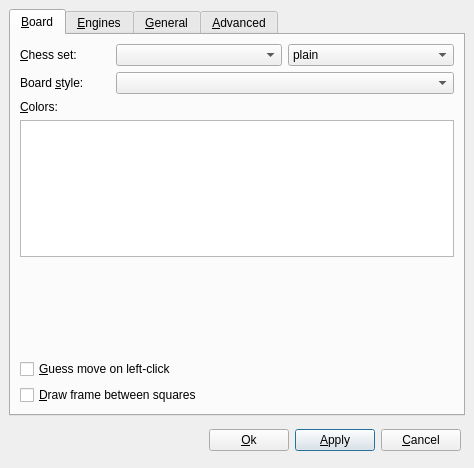
<?xml version="1.0" encoding="UTF-8"?>
<ui version="4.0">
 <class>PreferencesDialog</class>
 <widget class="QDialog" name="PreferencesDialog">
  <property name="geometry">
   <rect>
    <x>0</x>
    <y>0</y>
    <width>474</width>
    <height>468</height>
   </rect>
  </property>
  <property name="windowTitle">
   <string>Preferences</string>
  </property>
  <property name="modal">
   <bool>true</bool>
  </property>
  <layout class="QGridLayout">
   <property name="margin">
    <number>9</number>
   </property>
   <property name="spacing">
    <number>6</number>
   </property>
   <item row="1" column="0">
    <layout class="QHBoxLayout">
     <property name="spacing">
      <number>6</number>
     </property>
     <property name="margin">
      <number>4</number>
     </property>
     <item>
      <spacer>
       <property name="orientation">
        <enum>Qt::Horizontal</enum>
       </property>
       <property name="sizeType">
        <enum>QSizePolicy::Expanding</enum>
       </property>
       <property name="sizeHint" stdset="0">
        <size>
         <width>121</width>
         <height>29</height>
        </size>
       </property>
      </spacer>
     </item>
     <item>
      <widget class="QPushButton" name="okButton">
       <property name="text">
        <string>&amp;Ok</string>
       </property>
       <property name="default">
        <bool>true</bool>
       </property>
      </widget>
     </item>
     <item>
      <widget class="QPushButton" name="applyButton">
       <property name="text">
        <string>&amp;Apply</string>
       </property>
       <property name="default">
        <bool>true</bool>
       </property>
      </widget>
     </item>
     <item>
      <widget class="QPushButton" name="cancelButton">
       <property name="text">
        <string>&amp;Cancel</string>
       </property>
      </widget>
     </item>
    </layout>
   </item>
   <item row="0" column="0">
    <widget class="QTabWidget" name="tabWidget">
     <property name="autoFillBackground">
      <bool>false</bool>
     </property>
     <property name="currentIndex">
      <number>0</number>
     </property>
     <widget class="QWidget" name="tabGeneral">
      <attribute name="title">
       <string>&amp;Board</string>
      </attribute>
      <layout class="QGridLayout">
       <property name="margin">
        <number>9</number>
       </property>
       <property name="spacing">
        <number>6</number>
       </property>
       <item row="0" column="0">
        <widget class="QLabel" name="pieceThemeLabel">
         <property name="text">
          <string>&amp;Chess set:</string>
         </property>
         <property name="buddy">
          <cstring>pieceThemeCombo</cstring>
         </property>
        </widget>
       </item>
       <item row="0" column="2">
        <layout class="QHBoxLayout">
         <property name="spacing">
          <number>6</number>
         </property>
         <property name="margin">
          <number>0</number>
         </property>
         <item>
          <widget class="QComboBox" name="pieceThemeCombo">
           <property name="sizePolicy">
            <sizepolicy hsizetype="MinimumExpanding" vsizetype="Fixed">
             <horstretch>0</horstretch>
             <verstretch>0</verstretch>
            </sizepolicy>
           </property>
          </widget>
         </item>
         <item>
          <widget class="QComboBox" name="pieceEffect">
           <property name="sizePolicy">
            <sizepolicy hsizetype="MinimumExpanding" vsizetype="Fixed">
             <horstretch>0</horstretch>
             <verstretch>0</verstretch>
            </sizepolicy>
           </property>
           <item>
            <property name="text">
             <string>plain</string>
            </property>
           </item>
           <item>
            <property name="text">
             <string>outline</string>
            </property>
           </item>
           <item>
            <property name="text">
             <string>outline+shadow</string>
            </property>
           </item>
          </widget>
         </item>
        </layout>
       </item>
       <item row="3" column="0" colspan="3">
        <widget class="ColorList" name="boardColorsList"/>
       </item>
       <item row="6" column="0" colspan="3">
        <widget class="QCheckBox" name="boardFrameCheck">
         <property name="text">
          <string>&amp;Draw frame between squares</string>
         </property>
        </widget>
       </item>
       <item row="5" column="0" colspan="3">
        <widget class="QCheckBox" name="guessMoveCheck">
         <property name="text">
          <string>&amp;Guess move on left-click</string>
         </property>
        </widget>
       </item>
       <item row="4" column="1">
        <spacer>
         <property name="orientation">
          <enum>Qt::Vertical</enum>
         </property>
         <property name="sizeType">
          <enum>QSizePolicy::Expanding</enum>
         </property>
         <property name="sizeHint" stdset="0">
          <size>
           <width>20</width>
           <height>150</height>
          </size>
         </property>
        </spacer>
       </item>
       <item row="1" column="0">
        <widget class="QLabel" name="boardThemeLabel">
         <property name="text">
          <string>Board &amp;style:</string>
         </property>
         <property name="buddy">
          <cstring>boardThemeCombo</cstring>
         </property>
        </widget>
       </item>
       <item row="1" column="2">
        <widget class="QComboBox" name="boardThemeCombo">
         <property name="sizePolicy">
          <sizepolicy hsizetype="MinimumExpanding" vsizetype="Fixed">
           <horstretch>0</horstretch>
           <verstretch>0</verstretch>
          </sizepolicy>
         </property>
        </widget>
       </item>
       <item row="2" column="0" colspan="2">
        <widget class="QLabel" name="label">
         <property name="text">
          <string>&amp;Colors:</string>
         </property>
         <property name="buddy">
          <cstring>boardColorsList</cstring>
         </property>
        </widget>
       </item>
      </layout>
     </widget>
     <widget class="QWidget" name="tabEngines">
      <attribute name="title">
       <string>&amp;Engines</string>
      </attribute>
      <layout class="QGridLayout">
       <property name="margin">
        <number>9</number>
       </property>
       <property name="spacing">
        <number>6</number>
       </property>
       <item row="1" column="0">
        <widget class="QWidget" name="engineEditWidget" native="true">
         <property name="sizePolicy">
          <sizepolicy hsizetype="Preferred" vsizetype="Maximum">
           <horstretch>0</horstretch>
           <verstretch>0</verstretch>
          </sizepolicy>
         </property>
         <layout class="QGridLayout">
          <property name="margin">
           <number>9</number>
          </property>
          <property name="spacing">
           <number>6</number>
          </property>
          <item row="4" column="3">
           <spacer>
            <property name="orientation">
             <enum>Qt::Horizontal</enum>
            </property>
            <property name="sizeHint" stdset="0">
             <size>
              <width>40</width>
              <height>20</height>
             </size>
            </property>
           </spacer>
          </item>
          <item row="4" column="2">
           <widget class="QRadioButton" name="engineProtocolWinBoard">
            <property name="text">
             <string>WinBoard</string>
            </property>
           </widget>
          </item>
          <item row="4" column="1">
           <widget class="QRadioButton" name="engineProtocolUCI">
            <property name="text">
             <string>UCI</string>
            </property>
           </widget>
          </item>
          <item row="1" column="4">
           <widget class="QToolButton" name="commandButton">
            <property name="text">
             <string>...</string>
            </property>
           </widget>
          </item>
          <item row="3" column="4">
           <widget class="QToolButton" name="directoryButton">
            <property name="text">
             <string>...</string>
            </property>
           </widget>
          </item>
          <item row="0" column="0">
           <widget class="QLabel" name="label_6">
            <property name="text">
             <string>Name:</string>
            </property>
           </widget>
          </item>
          <item row="1" column="0">
           <widget class="QLabel" name="label_3">
            <property name="text">
             <string>Command:</string>
            </property>
           </widget>
          </item>
          <item row="2" column="0">
           <widget class="QLabel" name="label_5">
            <property name="text">
             <string>Options:</string>
            </property>
           </widget>
          </item>
          <item row="3" column="0">
           <widget class="QLabel" name="label_2">
            <property name="text">
             <string>Directory:</string>
            </property>
           </widget>
          </item>
          <item row="2" column="1" colspan="4">
           <widget class="QLineEdit" name="engineOptions"/>
          </item>
          <item row="0" column="1" colspan="4">
           <widget class="QLineEdit" name="engineName"/>
          </item>
          <item row="4" column="0">
           <widget class="QLabel" name="label_4">
            <property name="sizePolicy">
             <sizepolicy hsizetype="Maximum" vsizetype="Maximum">
              <horstretch>0</horstretch>
              <verstretch>0</verstretch>
             </sizepolicy>
            </property>
            <property name="text">
             <string>Protocol:</string>
            </property>
           </widget>
          </item>
          <item row="1" column="1" colspan="3">
           <widget class="QLineEdit" name="engineCommand">
            <property name="minimumSize">
             <size>
              <width>300</width>
              <height>0</height>
             </size>
            </property>
           </widget>
          </item>
          <item row="3" column="1" colspan="3">
           <widget class="QLineEdit" name="engineDirectory">
            <property name="minimumSize">
             <size>
              <width>300</width>
              <height>0</height>
             </size>
            </property>
           </widget>
          </item>
         </layout>
        </widget>
       </item>
       <item row="0" column="0">
        <layout class="QGridLayout">
         <property name="margin">
          <number>0</number>
         </property>
         <property name="spacing">
          <number>6</number>
         </property>
         <item row="3" column="1">
          <widget class="QPushButton" name="engineDownButton">
           <property name="text">
            <string>Down</string>
           </property>
          </widget>
         </item>
         <item row="0" column="0" rowspan="5">
          <widget class="QListWidget" name="engineList">
           <property name="editTriggers">
            <set>QAbstractItemView::NoEditTriggers</set>
           </property>
           <property name="dragEnabled">
            <bool>false</bool>
           </property>
           <property name="movement">
            <enum>QListView::Static</enum>
           </property>
           <property name="sortingEnabled">
            <bool>false</bool>
           </property>
          </widget>
         </item>
         <item row="1" column="1">
          <widget class="QPushButton" name="deleteEngineButton">
           <property name="text">
            <string>Remove</string>
           </property>
          </widget>
         </item>
         <item row="0" column="1">
          <widget class="QPushButton" name="addEngineButton">
           <property name="text">
            <string>Add...</string>
           </property>
          </widget>
         </item>
         <item row="4" column="1">
          <spacer>
           <property name="orientation">
            <enum>Qt::Vertical</enum>
           </property>
           <property name="sizeHint" stdset="0">
            <size>
             <width>20</width>
             <height>40</height>
            </size>
           </property>
          </spacer>
         </item>
         <item row="2" column="1">
          <widget class="QPushButton" name="engineUpButton">
           <property name="text">
            <string>Up</string>
           </property>
          </widget>
         </item>
        </layout>
       </item>
      </layout>
     </widget>
     <widget class="QWidget" name="tabPlayers">
      <attribute name="title">
       <string>&amp;General</string>
      </attribute>
      <layout class="QGridLayout">
       <item row="0" column="0">
        <widget class="QCheckBox" name="tablebaseCheck">
         <property name="text">
          <string>Use online tablebase servers</string>
         </property>
        </widget>
       </item>
       <item row="1" column="0">
        <widget class="QCheckBox" name="quitCheck">
         <property name="text">
          <string>Confirm before quit</string>
         </property>
        </widget>
       </item>
       <item row="2" column="0">
        <spacer>
         <property name="orientation">
          <enum>Qt::Vertical</enum>
         </property>
         <property name="sizeType">
          <enum>QSizePolicy::Expanding</enum>
         </property>
         <property name="sizeHint" stdset="0">
          <size>
           <width>20</width>
           <height>161</height>
          </size>
         </property>
        </spacer>
       </item>
      </layout>
     </widget>
     <widget class="QWidget" name="tab">
      <attribute name="title">
       <string>&amp;Advanced</string>
      </attribute>
      <layout class="QGridLayout" name="gridLayout">
       <item row="0" column="0">
        <widget class="QLabel" name="label_7">
         <property name="text">
          <string>&amp;Edit PGN files smaller than:</string>
         </property>
         <property name="buddy">
          <cstring>limitSpin</cstring>
         </property>
        </widget>
       </item>
       <item row="0" column="1">
        <widget class="QSpinBox" name="limitSpin">
         <property name="suffix">
          <string> MB</string>
         </property>
         <property name="minimum">
          <number>1</number>
         </property>
         <property name="maximum">
          <number>100</number>
         </property>
         <property name="value">
          <number>10</number>
         </property>
        </widget>
       </item>
       <item row="1" column="0">
        <spacer name="verticalSpacer">
         <property name="orientation">
          <enum>Qt::Vertical</enum>
         </property>
         <property name="sizeHint" stdset="0">
          <size>
           <width>20</width>
           <height>329</height>
          </size>
         </property>
        </spacer>
       </item>
      </layout>
     </widget>
    </widget>
   </item>
  </layout>
 </widget>
 <layoutdefault spacing="6" margin="11"/>
 <customwidgets>
  <customwidget>
   <class>ColorList</class>
   <extends>QListWidget</extends>
   <header>colorlist.h</header>
  </customwidget>
 </customwidgets>
 <tabstops>
  <tabstop>tabWidget</tabstop>
  <tabstop>tablebaseCheck</tabstop>
  <tabstop>quitCheck</tabstop>
  <tabstop>pieceThemeCombo</tabstop>
  <tabstop>boardThemeCombo</tabstop>
  <tabstop>boardColorsList</tabstop>
  <tabstop>guessMoveCheck</tabstop>
  <tabstop>boardFrameCheck</tabstop>
  <tabstop>engineList</tabstop>
  <tabstop>addEngineButton</tabstop>
  <tabstop>deleteEngineButton</tabstop>
  <tabstop>engineName</tabstop>
  <tabstop>engineCommand</tabstop>
  <tabstop>engineOptions</tabstop>
  <tabstop>engineDirectory</tabstop>
  <tabstop>engineProtocolUCI</tabstop>
  <tabstop>engineProtocolWinBoard</tabstop>
  <tabstop>okButton</tabstop>
  <tabstop>applyButton</tabstop>
  <tabstop>cancelButton</tabstop>
 </tabstops>
 <resources/>
 <connections/>
</ui>
